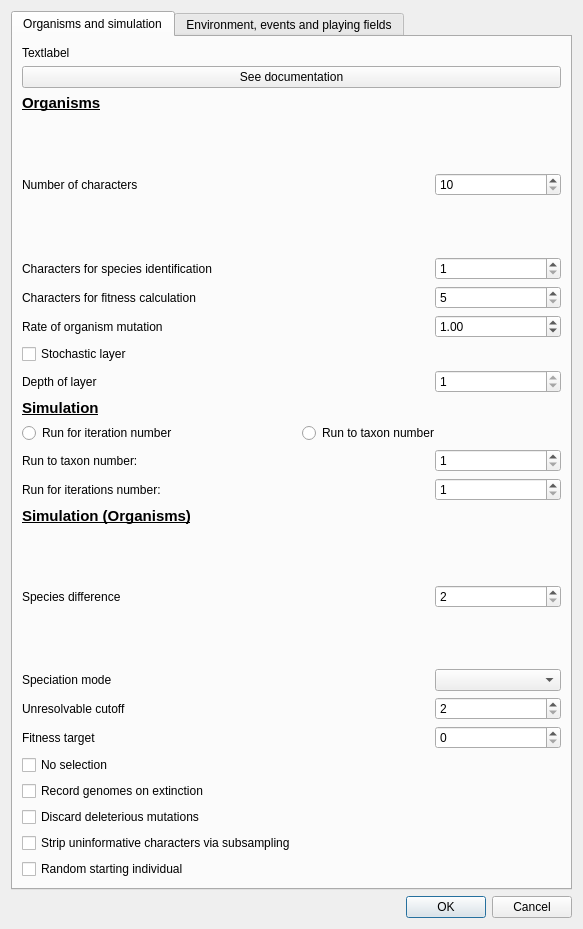
<?xml version="1.0" encoding="UTF-8"?>
<ui version="4.0">
 <class>Settings</class>
 <widget class="QDialog" name="Settings">
  <property name="geometry">
   <rect>
    <x>0</x>
    <y>0</y>
    <width>583</width>
    <height>929</height>
   </rect>
  </property>
  <property name="windowTitle">
   <string>Settings</string>
  </property>
  <layout class="QVBoxLayout" name="verticalLayout">
   <item>
    <widget class="QTabWidget" name="settingsTabWidget">
     <property name="currentIndex">
      <number>0</number>
     </property>
     <widget class="QWidget" name="organism_tab">
      <attribute name="title">
       <string>Organisms and simulation</string>
      </attribute>
      <layout class="QGridLayout" name="gridLayout">
       <item row="0" column="0" colspan="3">
        <widget class="QLabel" name="docs_label_01">
         <property name="text">
          <string>Textlabel</string>
         </property>
        </widget>
       </item>
       <item row="25" column="0" colspan="3">
        <widget class="QCheckBox" name="c_noSelection">
         <property name="text">
          <string>No selection</string>
         </property>
        </widget>
       </item>
       <item row="28" column="0">
        <widget class="QCheckBox" name="c_strip_uninformative">
         <property name="text">
          <string>Strip uninformative characters via subsampling</string>
         </property>
        </widget>
       </item>
       <item row="7" column="0">
        <widget class="QLabel" name="label_4">
         <property name="text">
          <string>Characters for fitness calculation</string>
         </property>
        </widget>
       </item>
       <item row="21" column="2">
        <widget class="QSpinBox" name="s_species_difference">
         <property name="minimum">
          <number>2</number>
         </property>
         <property name="maximum">
          <number>999</number>
         </property>
        </widget>
       </item>
       <item row="17" column="2">
        <widget class="QSpinBox" name="s_taxon_number">
         <property name="minimum">
          <number>1</number>
         </property>
         <property name="maximum">
          <number>9999</number>
         </property>
        </widget>
       </item>
       <item row="4" column="1">
        <spacer name="horizontalSpacer_4">
         <property name="sizeHint" stdset="0">
          <size>
           <width>40</width>
           <height>20</height>
          </size>
         </property>
        </spacer>
       </item>
       <item row="12" column="0">
        <widget class="QCheckBox" name="c_stochastic">
         <property name="text">
          <string>Stochastic layer</string>
         </property>
        </widget>
       </item>
       <item row="1" column="0" colspan="3">
        <widget class="QPushButton" name="docs_pushButton_01">
         <property name="text">
          <string>See documentation</string>
         </property>
        </widget>
       </item>
       <item row="2" column="0" colspan="3">
        <widget class="QLabel" name="label_12">
         <property name="font">
          <font>
           <pointsize>11</pointsize>
           <bold>true</bold>
           <underline>true</underline>
          </font>
         </property>
         <property name="text">
          <string>Organisms</string>
         </property>
        </widget>
       </item>
       <item row="26" column="0" colspan="3">
        <widget class="QCheckBox" name="c_sansomian">
         <property name="text">
          <string>Record genomes on extinction</string>
         </property>
        </widget>
       </item>
       <item row="21" column="0">
        <widget class="QLabel" name="label_6">
         <property name="text">
          <string>Species difference</string>
         </property>
        </widget>
       </item>
       <item row="16" column="0">
        <widget class="QRadioButton" name="r_iterations">
         <property name="text">
          <string>Run for iteration number</string>
         </property>
        </widget>
       </item>
       <item row="15" column="0" colspan="3">
        <widget class="QLabel" name="label_13">
         <property name="font">
          <font>
           <pointsize>11</pointsize>
           <bold>true</bold>
           <underline>true</underline>
          </font>
         </property>
         <property name="text">
          <string>Simulation</string>
         </property>
        </widget>
       </item>
       <item row="16" column="1" colspan="2">
        <widget class="QRadioButton" name="r_taxon_number">
         <property name="text">
          <string>Run to taxon number</string>
         </property>
        </widget>
       </item>
       <item row="18" column="2">
        <widget class="QSpinBox" name="s_run_for">
         <property name="minimum">
          <number>1</number>
         </property>
         <property name="maximum">
          <number>1000000</number>
         </property>
        </widget>
       </item>
       <item row="29" column="0">
        <widget class="QCheckBox" name="c_randomSeed">
         <property name="text">
          <string>Random starting individual</string>
         </property>
        </widget>
       </item>
       <item row="23" column="2">
        <widget class="QSpinBox" name="s_unresolvable_c">
         <property name="minimum">
          <number>2</number>
         </property>
        </widget>
       </item>
       <item row="23" column="0">
        <widget class="QLabel" name="label_11">
         <property name="text">
          <string>Unresolvable cutoff</string>
         </property>
        </widget>
       </item>
       <item row="4" column="2">
        <widget class="QSpinBox" name="s_genome_size">
         <property name="minimum">
          <number>10</number>
         </property>
         <property name="maximum">
          <number>10000</number>
         </property>
        </widget>
       </item>
       <item row="11" column="0">
        <widget class="QLabel" name="label_8">
         <property name="text">
          <string>Rate of organism mutation</string>
         </property>
        </widget>
       </item>
       <item row="27" column="0" colspan="3">
        <widget class="QCheckBox" name="c_beneficial_mut">
         <property name="text">
          <string>Discard deleterious mutations</string>
         </property>
        </widget>
       </item>
       <item row="4" column="0">
        <widget class="QLabel" name="label_3">
         <property name="text">
          <string>Number of characters</string>
         </property>
        </widget>
       </item>
       <item row="13" column="0">
        <widget class="QLabel" name="label_25">
         <property name="text">
          <string>Depth of layer</string>
         </property>
        </widget>
       </item>
       <item row="24" column="0">
        <widget class="QLabel" name="label_5">
         <property name="text">
          <string>Fitness target</string>
         </property>
        </widget>
       </item>
       <item row="24" column="2">
        <widget class="QSpinBox" name="s_fitness_target"/>
       </item>
       <item row="13" column="2">
        <widget class="QSpinBox" name="s_stochasticDepth">
         <property name="minimum">
          <number>1</number>
         </property>
         <property name="maximum">
          <number>1</number>
         </property>
        </widget>
       </item>
       <item row="6" column="0" colspan="2">
        <widget class="QLabel" name="label">
         <property name="text">
          <string>Characters for species identification</string>
         </property>
        </widget>
       </item>
       <item row="17" column="0">
        <widget class="QLabel" name="label_2">
         <property name="text">
          <string>Run to taxon number:</string>
         </property>
        </widget>
       </item>
       <item row="7" column="2">
        <widget class="QSpinBox" name="s_fitness_size">
         <property name="minimum">
          <number>5</number>
         </property>
         <property name="maximum">
          <number>999</number>
         </property>
        </widget>
       </item>
       <item row="20" column="0">
        <widget class="QLabel" name="label_26">
         <property name="font">
          <font>
           <pointsize>11</pointsize>
           <bold>true</bold>
           <underline>true</underline>
          </font>
         </property>
         <property name="text">
          <string>Simulation (Organisms)</string>
         </property>
        </widget>
       </item>
       <item row="11" column="2">
        <widget class="QDoubleSpinBox" name="s_organism_mutation">
         <property name="decimals">
          <number>2</number>
         </property>
         <property name="singleStep">
          <double>0.010000000000000</double>
         </property>
         <property name="value">
          <double>1.000000000000000</double>
         </property>
        </widget>
       </item>
       <item row="18" column="0">
        <widget class="QLabel" name="label_27">
         <property name="text">
          <string>Run for iterations number:</string>
         </property>
        </widget>
       </item>
       <item row="21" column="1">
        <spacer name="horizontalSpacer_2">
         <property name="sizeHint" stdset="0">
          <size>
           <width>40</width>
           <height>20</height>
          </size>
         </property>
        </spacer>
       </item>
       <item row="6" column="2">
        <widget class="QSpinBox" name="s_select_size">
         <property name="minimum">
          <number>1</number>
         </property>
         <property name="maximum">
          <number>999</number>
         </property>
        </widget>
       </item>
       <item row="22" column="0">
        <widget class="QLabel" name="label_9">
         <property name="text">
          <string>Speciation mode</string>
         </property>
        </widget>
       </item>
       <item row="22" column="2">
        <widget class="QComboBox" name="combo_speciation"/>
       </item>
      </layout>
     </widget>
     <widget class="QWidget" name="envirnment_tab">
      <attribute name="title">
       <string>Environment, events and playing fields</string>
      </attribute>
      <layout class="QGridLayout" name="gridLayout_2">
       <item row="12" column="0">
        <widget class="QLabel" name="EE_Label">
         <property name="text">
          <string>EE frequency</string>
         </property>
        </widget>
       </item>
       <item row="9" column="0" colspan="3">
        <widget class="QLabel" name="EE_Label_3">
         <property name="text">
          <string>EE mode:</string>
         </property>
        </widget>
       </item>
       <item row="14" column="0" colspan="3">
        <layout class="QHBoxLayout" name="horizontalLayout_4">
         <item>
          <widget class="QRadioButton" name="r_overwrite_mask">
           <property name="text">
            <string>EE overwrites mask</string>
           </property>
           <attribute name="buttonGroup">
            <string notr="true">button_group_overwrite_add</string>
           </attribute>
          </widget>
         </item>
         <item>
          <widget class="QRadioButton" name="r_add_mask">
           <property name="text">
            <string>EE adds mask</string>
           </property>
           <attribute name="buttonGroup">
            <string notr="true">button_group_overwrite_add</string>
           </attribute>
          </widget>
         </item>
        </layout>
       </item>
       <item row="29" column="0" colspan="3">
        <layout class="QHBoxLayout" name="horizontalLayout">
         <item>
          <widget class="QRadioButton" name="r_identical">
           <property name="text">
            <string>Identical</string>
           </property>
          </widget>
         </item>
         <item>
          <widget class="QRadioButton" name="r_independent">
           <property name="text">
            <string>Independent</string>
           </property>
          </widget>
         </item>
         <item>
          <widget class="QRadioButton" name="r_start">
           <property name="text">
            <string>Identical at start</string>
           </property>
          </widget>
         </item>
        </layout>
       </item>
       <item row="13" column="0">
        <widget class="QLabel" name="EE_Label_2">
         <property name="text">
          <string>EE mechanism:</string>
         </property>
        </widget>
       </item>
       <item row="23" column="2">
        <widget class="QDoubleSpinBox" name="s_selection">
         <property name="decimals">
          <number>1</number>
         </property>
         <property name="minimum">
          <double>1.000000000000000</double>
         </property>
         <property name="value">
          <double>2.000000000000000</double>
         </property>
        </widget>
       </item>
       <item row="12" column="1">
        <spacer name="horizontalSpacer_3">
         <property name="sizeHint" stdset="0">
          <size>
           <width>40</width>
           <height>20</height>
          </size>
         </property>
        </spacer>
       </item>
       <item row="6" column="2">
        <widget class="QSpinBox" name="s_masks_per_environment">
         <property name="minimum">
          <number>1</number>
         </property>
        </widget>
       </item>
       <item row="19" column="0">
        <spacer name="verticalSpacer">
         <property name="sizeHint" stdset="0">
          <size>
           <width>20</width>
           <height>40</height>
          </size>
         </property>
        </spacer>
       </item>
       <item row="4" column="0">
        <widget class="QLabel" name="label_7">
         <property name="text">
          <string>Rate of environmental mutation</string>
         </property>
        </widget>
       </item>
       <item row="24" column="2">
        <widget class="QSpinBox" name="s_multiple">
         <property name="minimum">
          <number>1</number>
         </property>
        </widget>
       </item>
       <item row="12" column="2">
        <widget class="QSpinBox" name="s_EE_frequency">
         <property name="minimum">
          <number>1</number>
         </property>
         <property name="maximum">
          <number>100000</number>
         </property>
        </widget>
       </item>
       <item row="17" column="0" colspan="3">
        <widget class="QCheckBox" name="c_extinction">
         <property name="text">
          <string>Apply environmental perturbation during run</string>
         </property>
        </widget>
       </item>
       <item row="26" column="0">
        <widget class="QLabel" name="label_15">
         <property name="text">
          <string>Percent chance of mixing - PF2 to PF1</string>
         </property>
        </widget>
       </item>
       <item row="26" column="2">
        <widget class="QSpinBox" name="s_mixing_1_to_0">
         <property name="maximum">
          <number>100</number>
         </property>
        </widget>
       </item>
       <item row="4" column="1">
        <spacer name="horizontalSpacer">
         <property name="sizeHint" stdset="0">
          <size>
           <width>40</width>
           <height>20</height>
          </size>
         </property>
        </spacer>
       </item>
       <item row="5" column="0">
        <widget class="QLabel" name="label_19">
         <property name="text">
          <string>Number of environments</string>
         </property>
        </widget>
       </item>
       <item row="8" column="0">
        <widget class="QCheckBox" name="c_ecosystem_engineers">
         <property name="text">
          <string>Ecosystem engineers (EE)</string>
         </property>
        </widget>
       </item>
       <item row="4" column="2">
        <widget class="QDoubleSpinBox" name="s_environment_mutation">
         <property name="decimals">
          <number>2</number>
         </property>
         <property name="singleStep">
          <double>0.010000000000000</double>
         </property>
         <property name="value">
          <double>1.000000000000000</double>
         </property>
        </widget>
       </item>
       <item row="20" column="0">
        <widget class="QLabel" name="label_20">
         <property name="font">
          <font>
           <pointsize>11</pointsize>
           <bold>true</bold>
           <underline>true</underline>
          </font>
         </property>
         <property name="text">
          <string>Playing field(s)</string>
         </property>
        </widget>
       </item>
       <item row="27" column="0">
        <widget class="QLabel" name="label_21">
         <property name="text">
          <string>Percent chance of mixing - PF1 to PF2</string>
         </property>
        </widget>
       </item>
       <item row="27" column="2">
        <widget class="QSpinBox" name="s_mixing_0_to_1">
         <property name="maximum">
          <number>100</number>
         </property>
        </widget>
       </item>
       <item row="23" column="0">
        <widget class="QLabel" name="label_23">
         <property name="text">
          <string>Selection coin toss</string>
         </property>
        </widget>
       </item>
       <item row="16" column="0">
        <widget class="QLabel" name="label_22">
         <property name="font">
          <font>
           <bold>true</bold>
           <underline>true</underline>
          </font>
         </property>
         <property name="text">
          <string>Events </string>
         </property>
        </widget>
       </item>
       <item row="21" column="2">
        <widget class="QSpinBox" name="s_playingfield_size">
         <property name="minimum">
          <number>2</number>
         </property>
         <property name="maximum">
          <number>10000</number>
         </property>
         <property name="value">
          <number>50</number>
         </property>
        </widget>
       </item>
       <item row="5" column="2">
        <widget class="QSpinBox" name="s_environment_number">
         <property name="minimum">
          <number>1</number>
         </property>
        </widget>
       </item>
       <item row="21" column="0">
        <widget class="QLabel" name="label_18">
         <property name="text">
          <string>Playing field size</string>
         </property>
        </widget>
       </item>
       <item row="25" column="0">
        <widget class="QCheckBox" name="c_mixing">
         <property name="text">
          <string>Playing field mixing</string>
         </property>
        </widget>
       </item>
       <item row="7" column="0">
        <widget class="QCheckBox" name="c_match_fitness_peaks">
         <property name="text">
          <string>Match fitness peaks</string>
         </property>
        </widget>
       </item>
       <item row="22" column="0" colspan="3">
        <layout class="QHBoxLayout" name="horizontalLayout_5">
         <item>
          <widget class="QCheckBox" name="c_expanding_playingfield">
           <property name="text">
            <string>Expanding playing field</string>
           </property>
          </widget>
         </item>
         <item>
          <widget class="QCheckBox" name="c_random_overwrite">
           <property name="text">
            <string>Random Overwrite</string>
           </property>
          </widget>
         </item>
        </layout>
       </item>
       <item row="6" column="0">
        <widget class="QLabel" name="label_17">
         <property name="text">
          <string>Masks per environment</string>
         </property>
        </widget>
       </item>
       <item row="1" column="0" colspan="3">
        <widget class="QLabel" name="docs_label_02">
         <property name="text">
          <string>TextLabel</string>
         </property>
        </widget>
       </item>
       <item row="18" column="0" colspan="3">
        <widget class="QCheckBox" name="c_mixing_perturbation">
         <property name="text">
          <string>Increase mixing for perturbation period </string>
         </property>
        </widget>
       </item>
       <item row="11" column="0" colspan="3">
        <layout class="QHBoxLayout" name="horizontalLayout_2">
         <item>
          <widget class="QRadioButton" name="r_once_EE">
           <property name="text">
            <string>Single shot EE</string>
           </property>
           <attribute name="buttonGroup">
            <string notr="true">button_group_once_pers</string>
           </attribute>
          </widget>
         </item>
         <item>
          <widget class="QRadioButton" name="r_persistent_EE">
           <property name="text">
            <string>Persistent EE</string>
           </property>
           <attribute name="buttonGroup">
            <string notr="true">button_group_once_pers</string>
           </attribute>
          </widget>
         </item>
        </layout>
       </item>
       <item row="24" column="0">
        <widget class="QLabel" name="label_playingfieldNumber">
         <property name="text">
          <string>Number of playing fields</string>
         </property>
        </widget>
       </item>
       <item row="3" column="0">
        <widget class="QLabel" name="label_14">
         <property name="font">
          <font>
           <pointsize>11</pointsize>
           <bold>true</bold>
           <underline>true</underline>
          </font>
         </property>
         <property name="text">
          <string>Environment</string>
         </property>
        </widget>
       </item>
       <item row="28" column="0">
        <widget class="QLabel" name="label_16">
         <property name="text">
          <string>Playing field masks:</string>
         </property>
        </widget>
       </item>
       <item row="2" column="0" colspan="3">
        <widget class="QPushButton" name="docs_pushButton_02">
         <property name="text">
          <string>See documentation</string>
         </property>
        </widget>
       </item>
      </layout>
     </widget>
    </widget>
   </item>
   <item>
    <widget class="QDialogButtonBox" name="buttonBox">
     <property name="standardButtons">
      <set>QDialogButtonBox::Cancel|QDialogButtonBox::Ok</set>
     </property>
    </widget>
   </item>
  </layout>
 </widget>
 <resources/>
 <connections/>
 <buttongroups>
  <buttongroup name="button_group_once_pers"/>
  <buttongroup name="button_group_overwrite_add"/>
 </buttongroups>
</ui>
